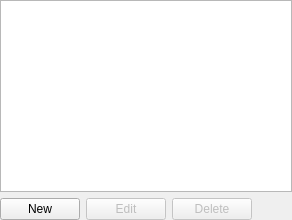
         <widget class="QWidget" name="stackedWidgetPage1_3">
          <layout class="QVBoxLayout" name="verticalLayout_12">
           <property name="margin">
            <number>0</number>
           </property>
           <item>
            <widget class="QListWidget" name="lstThemes">
             <property name="movement">
              <enum>QListView::Static</enum>
             </property>
             <property name="resizeMode">
              <enum>QListView::Adjust</enum>
             </property>
             <property name="viewMode">
              <enum>QListView::IconMode</enum>
             </property>
             <property name="uniformItemSizes">
              <bool>true</bool>
             </property>
            </widget>
           </item>
           <item>
            <layout class="QHBoxLayout" name="horizontalLayout_6">
             <item>
              <widget class="QPushButton" name="btnThemeAdd">
               <property name="text">
                <string>New</string>
               </property>
               <property name="icon">
                <iconset theme="list-add">
                 <normaloff>../../../snowflaQe/src/ui</normaloff>../../../snowflaQe/src/ui</iconset>
               </property>
              </widget>
             </item>
             <item>
              <widget class="QPushButton" name="btnThemeEdit">
               <property name="enabled">
                <bool>false</bool>
               </property>
               <property name="text">
                <string>Edit</string>
               </property>
              </widget>
             </item>
             <item>
              <widget class="QPushButton" name="btnThemeRemove">
               <property name="enabled">
                <bool>false</bool>
               </property>
               <property name="text">
                <string>Delete</string>
               </property>
               <property name="icon">
                <iconset theme="list-remove">
                 <normaloff>../../../snowflaQe/src/ui</normaloff>../../../snowflaQe/src/ui</iconset>
               </property>
              </widget>
             </item>
             <item>
              <spacer name="horizontalSpacer_5">
               <property name="orientation">
                <enum>Qt::Horizontal</enum>
               </property>
               <property name="sizeHint" stdset="0">
                <size>
                 <width>40</width>
                 <height>20</height>
                </size>
               </property>
              </spacer>
             </item>
            </layout>
           </item>
          </layout>
         </widget>
